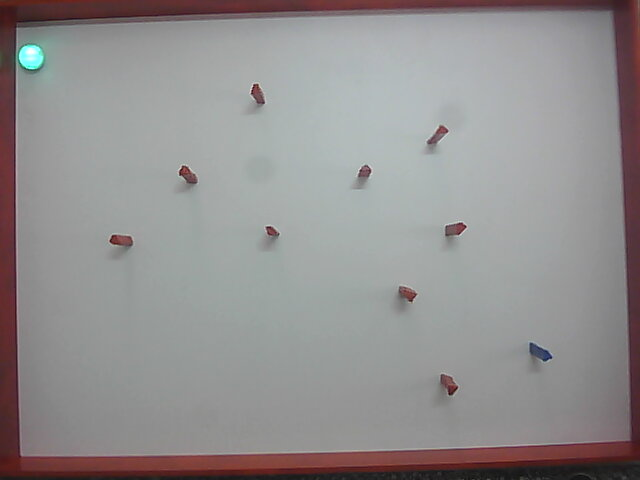
#> input picture Robomak - Sphero/Final Solution/6.jpg, 640 x 480 px
$ python sledenje_sphero1.py
#> lines starting #> are read from the running program, lines starting #| are printed output that depends on the picture
import cv2

image = cv2.imread('6.jpg', cv2.IMREAD_GRAYSCALE)
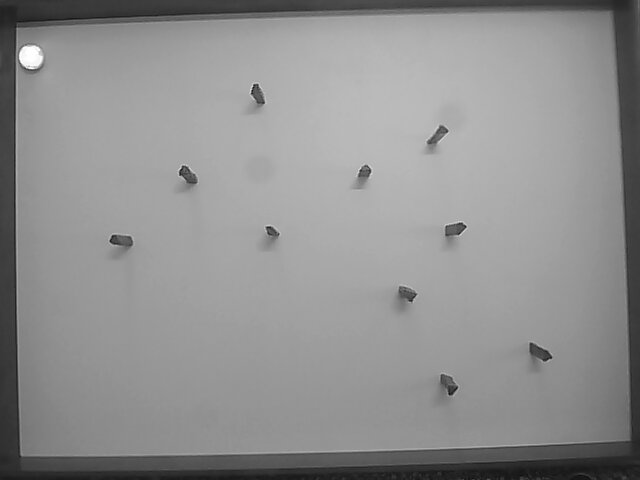
#> image: shape (480, 640); min 11, max 255, mean 144.1
cv2.imshow('img',image)
cv2.waitKey(0)

$ run again, with Robomak - Sphero/Final Solution/2.jpg copied over Robomak - Sphero/Final Solution/6.jpg
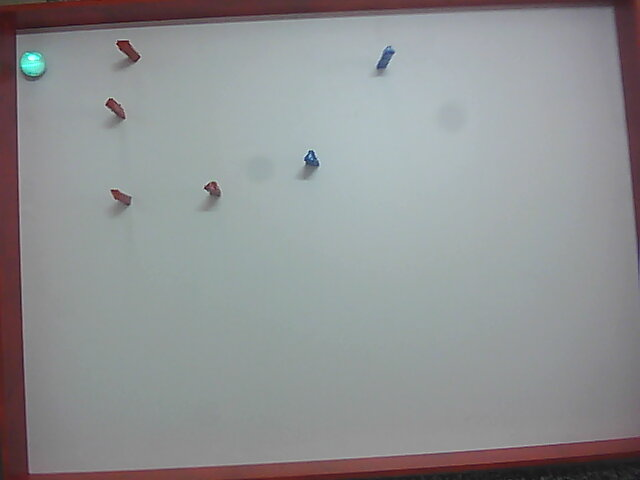
#> input picture Robomak - Sphero/Final Solution/2.jpg, 640 x 480 px
#> `image = cv2.imread('6.jpg', cv2.IMREAD_GRAYSCALE)`:
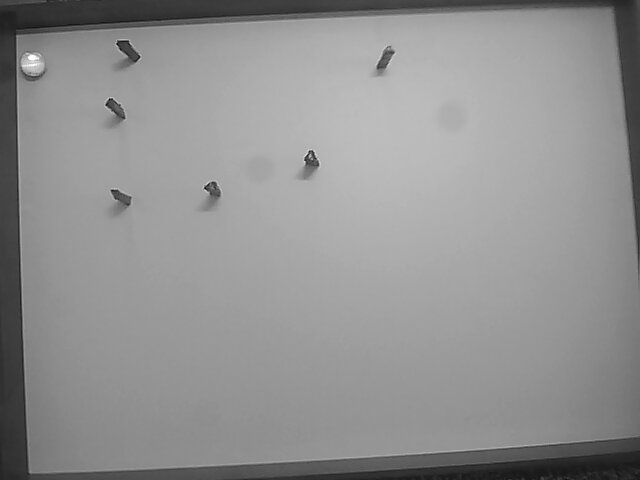
#> image: shape (480, 640); min 0, max 255, mean 145.3
